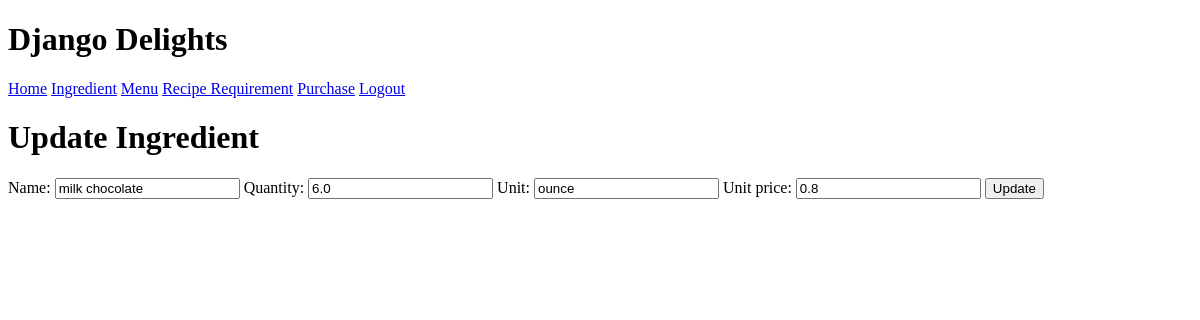
Before: /inventory/ingredient/5/update/ (signed in) with the older database file.
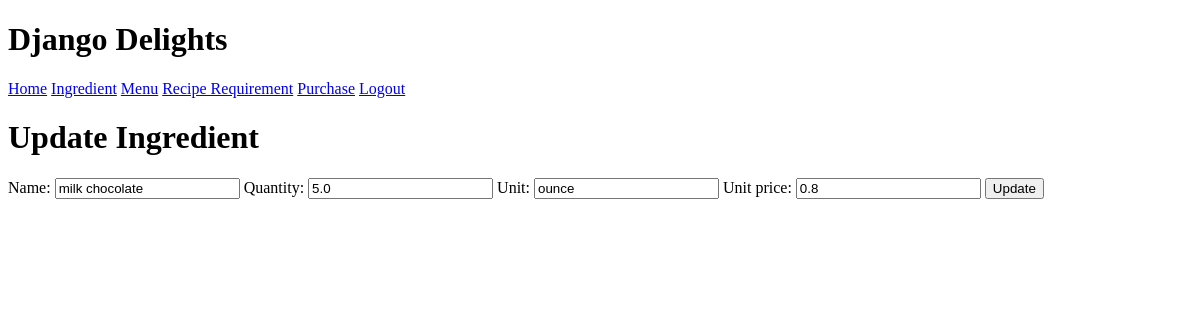
After: the same page with the newer database file.
### inventory/models.py (models this page shows, shortened)
class Ingredient(models.Model):
  name = models.CharField(max_length=50)
  quantity = models.FloatField()
  unit = models.CharField(max_length=30)
  unit_price = models.FloatField()

### inventory/views.py (the view)
# urls.py: path("ingredient/<pk>/update/", views.UpdateIngredientList.as_view(), name="update_ingredient"),
class UpdateIngredientList(LoginRequiredMixin, UpdateView):
    model = Ingredient
    form_class = IngredientForm
    template_name = "inventory/update_ingredient.html"

### inventory/forms.py
class IngredientForm(forms.ModelForm):
    class Meta:
        model = Ingredient
        fields = "__all__"

### inventory/templates/inventory/update_ingredient.html (shortened to what this page needs)
{% extends 'base.html' %}
{% block content %}
<h1>Update Ingredient</h1>
<form method="post">
    <div>
        {{ form }}
        <input type="submit" value="Update" />
    </div>
</form>
{% endblock %}

Changed rows visible on the page:
changed Ingredient "milk chocolate": quantity "6.0" → "5.0"
